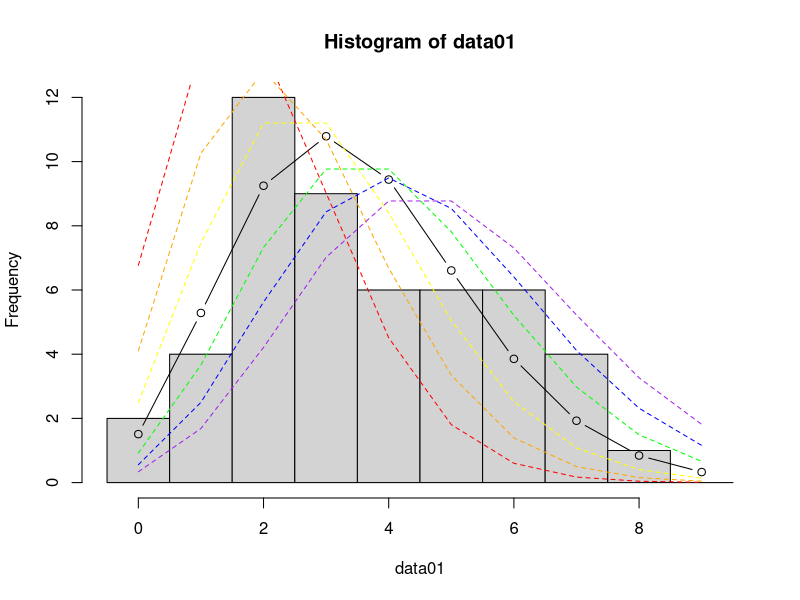
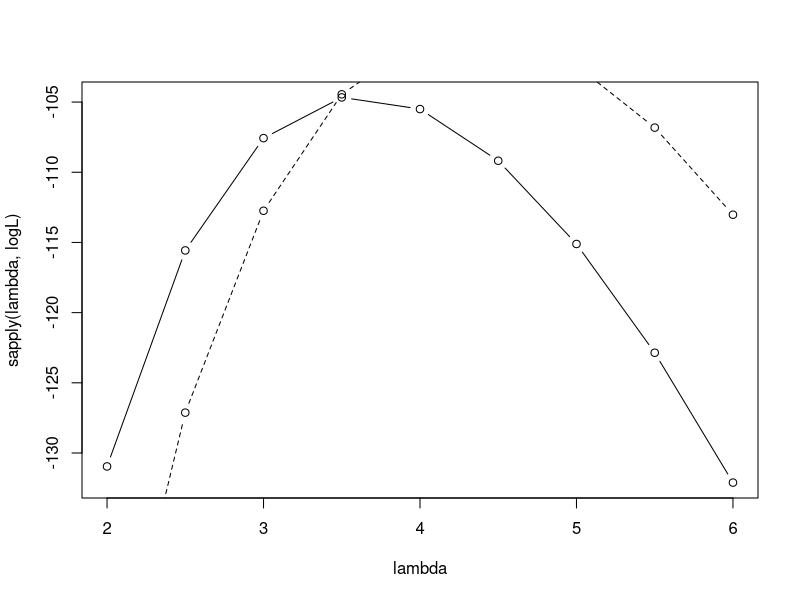
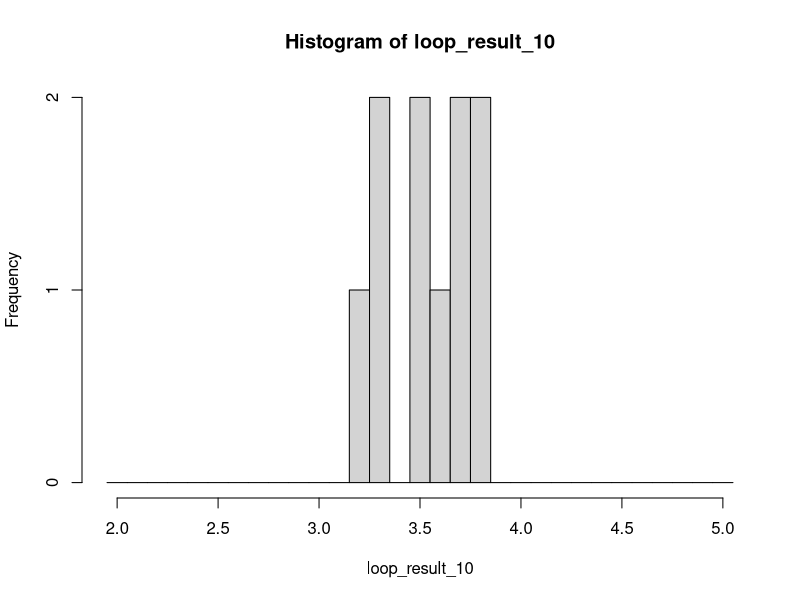
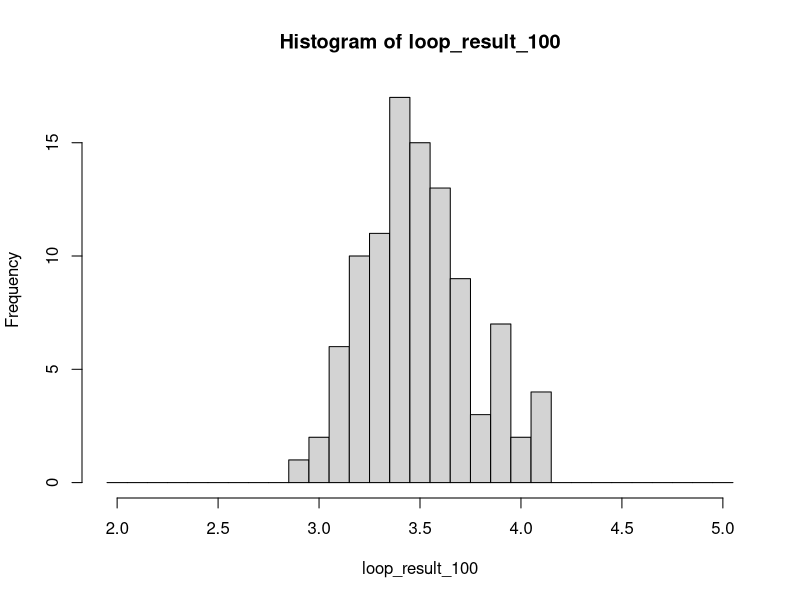
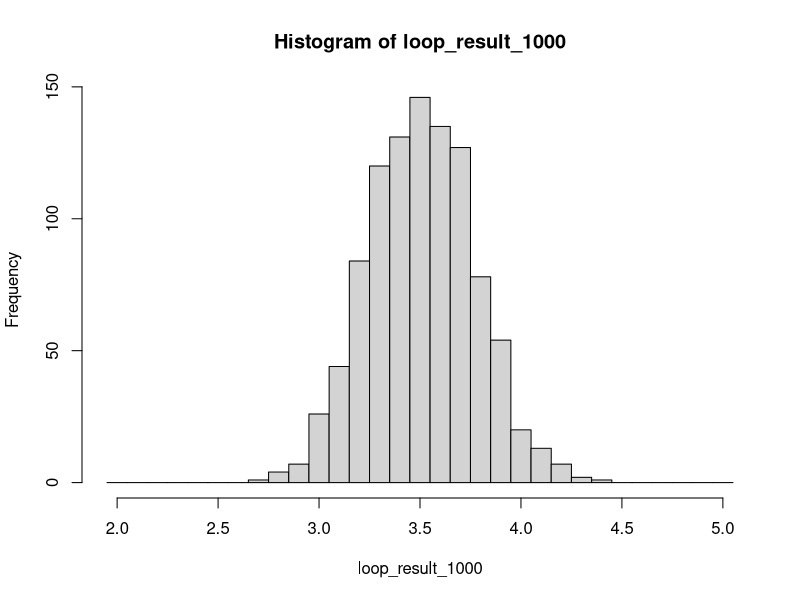
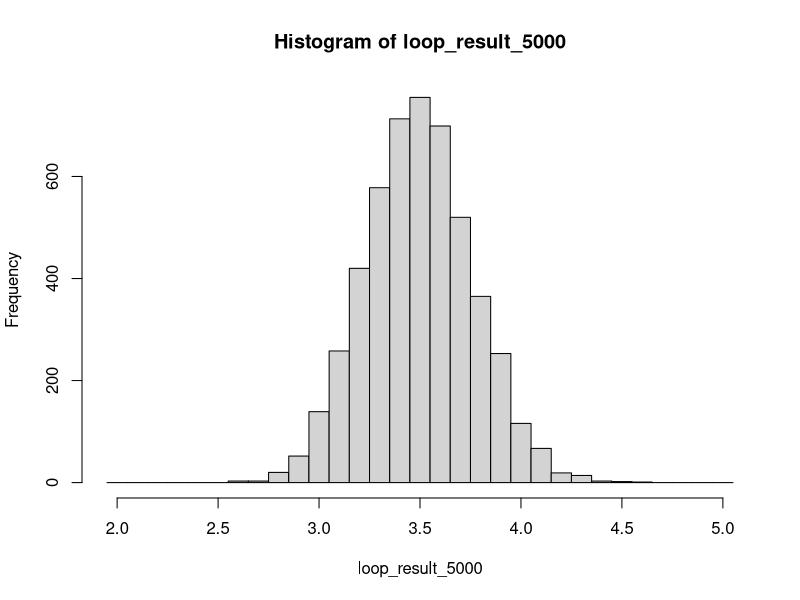

These charts were generated, in order, by the following R code:
setwd("~/Desktop")
data01 <- rpois(50,3.5)
  #平均3.5でであるポアソン乱数を発生させた、50個からなるデータを作成
print(data01)
summary(data01)
hist(data01, breaks = seq(-0.5, 9.5, 1))
  #data01のヒストグラムを作成 (人・試行により異なる)
  #何回か試すと、試行ごとの「ばらつき」の加減が視覚化されてよく分かる


##教科書 2.2 p18-21##
y <- 0:9
prob3.5 <- dpois(y, lambda = 3.5)
cbind(y, prob3.5)
lines(y, 50*prob3.5, type ="b", lty=1)
  #data01のヒストグラムに、λ=3.5のポアソン分布を重ねる


##教科書 2.4 p24-26 最尤推定##
sum(dpois(data01, 3.5, log = TRUE))
#data01に対する、λ=3.5のポアソン分布の対数尤度を計算する

prob2 <- dpois(y, lambda = 2)
lines(y, 50*prob2, type ="l", lty=2, col="red")
  #data01のヒストグラムに、λ=2のポアソン分布を重ねる
sum(dpois(data01, 2, log = TRUE))
  #data01に対する、λ=2のポアソン分布の対数尤度を計算する

prob2.5 <- dpois(y, lambda = 2.5)
lines(y, 50*prob2.5, type ="l", lty=2, col="orange")
sum(dpois(data01, 2.5, log = TRUE))

prob3 <- dpois(y, lambda = 3)
lines(y, 50*prob3, type ="l", lty=2, col="yellow")
sum(dpois(data01, 3, log = TRUE))

prob4 <- dpois(y, lambda = 4)
lines(y, 50*prob4, type ="l", lty=2, col="green")
sum(dpois(data01, 4, log = TRUE))

prob4.5 <- dpois(y, lambda = 4.5)
lines(y, 50*prob4.5, type ="l", lty=2, col="blue")
sum(dpois(data01, 4.5, log = TRUE))

prob5 <- dpois(y, lambda = 5)
lines(y, 50*prob5, type ="l", lty=2, col="purple")
sum(dpois(data01, 5, log = TRUE))
#おそらく、λ=3~4くらいがヒストグラムと一致しそうに見える
#その「一致しそう」な度合いをを定量的に評価するための指標が対数尤度


##教科書 2.4 最尤推定量の計算・推定 p27-28##
logL <- function(m) sum(dpois(data01, m, log = TRUE))
  #logLは、変数mにλを代入すると、そのλのdata01に対する対数尤度を計算できる関数
lambda <- seq(2, 6, 0.5)
cbind(lambda, sapply(lambda, logL))
plot(lambda, sapply(lambda, logL), type = "b")
  #様々なλの値を取った場合の、data01に対する対数尤度がわかる

data02 <- rpois(50,4.5)
logL02 <- function(m) sum(dpois(data02, m, log = TRUE))
lines(lambda, sapply(lambda, logL02), type = "b", lty=2)
  #別の平均値をもつ別のデータでは、対数尤度のカーブは異なる

lambda <- seq(2, 6, 0.02)
  #lambdaは、0.5刻みでは荒すぎるので、もっと細かい目盛りに直す
max_est <- lambda[sapply(lambda, logL) == max(sapply(lambda, logL))]
print(max_est)  #data01の最尤推定値を計算し、出力する
#57行目で出力したグラフと見比べると、max_estは極大値のように見える

max_est02 <- lambda[sapply(lambda, logL02) == max(sapply(lambda, logL02))]
print(max_est02)  #data02の最尤推定値を計算し、出力する


##教科書 2.4.1 p29-30 データによる最尤推定値のばらつき##
loop01 <- function(n){
  x <- c()
  for(i in 1:n){
    data01 <- rpois(50,3.5)
    logL <- function(m) sum(dpois(data01, m, log = TRUE))
    lambda <- seq(2, 6, 0.1)
    max_est <- lambda[sapply(lambda, logL) == max(sapply(lambda, logL))]
    x <- c(x, max_est)
  }
  return(x)
}
#ポアソン乱数により、50個の整数からなるデータをnセット作成する
#それぞれのデータセットに対し、最尤推定値を計算し、出力する
#一つの引数nをもち、上記のプロセスを実行する関数がloop01(n)である

loop_result_10 <- loop01(10)
print(loop_result_10)
  #10セット作った場合の、それぞれのデータセットに対する最尤推定値を表示する
hist(loop_result_10, breaks = seq(1.95,5.05, 0.1))
  #10個の最尤推定値のヒストグラム
  #91・93行目を何度か実行すると、その都度ヒストグラムの形は大きく変わる
  #意外と、3.5(ポアソン乱数で指定した平均値)にはならないケースが多いと分かる
  #いちデータセットの抱えるずれは、かなり大きい可能性があると分かる

loop_result_100 <- loop01(100)
hist(loop_result_100, breaks = seq(1.95,5.05, 0.1))
  #100セットの場合

loop_result_1000 <- loop01(1000)
hist(loop_result_1000, breaks = seq(1.95,5.05, 0.1))
  #1000セットの場合
  #何度か試行すると、その度にヒストグラムの形状が変わる
  #最頻値は3.3-3.8くらいだが、試行のたびのばらつきが大きい

loop_result_5000 <- loop01(5000)
hist(loop_result_5000, breaks = seq(1.95,5.05, 0.1))
  #5000セットの場合
  #何度か試行しても、ヒストグラムの形状に大きな変化はあまりなく、釣鐘型を保つ
  #最頻値は3.4-3.6あたりに収束する

